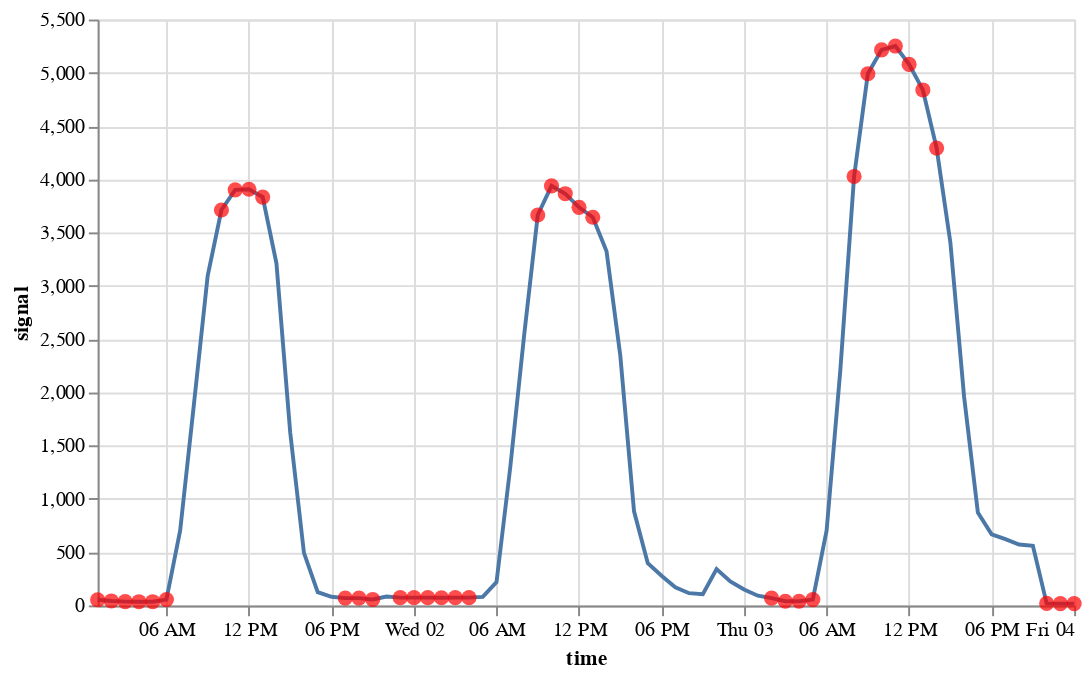

Source (notebook cell):
### Code cell
on.plots.anomalies(test[:72], detected_test[:72])

### Figure 1 — Vega specification as saved in the notebook (floating-point values rounded to 4 significant figures)
{"$schema": "https://vega.github.io/schema/vega/v5.json", "data": [{"name": "source_0", "values": [{"anomaly": 1.0, "signal": 53.0, "time": "2015-09-01T01:00:00.000"}, {"anomaly": 1.0, "signal": 42.0, "time": "2015-09-01T02:00:00.000"}, {"anomaly": 1.0, "signal": 36.0, "time": "2015-09-01T03:00:00.000"}, {"anomaly": 1.0, "signal": 35.0, "time": "2015-09-01T04:00:00.000"}, {"anomaly": 1.0, "signal": 35.0, "time": "2015-09-01T05:00:00.000"}, {"anomaly": 1.0, "signal": 55.0, "time": "2015-09-01T06:00:00.000"}, {"anomaly": 0.0, "signal": 704.0, "time": "2015-09-01T07:00:00.000"}, {"anomaly": 0.0, "signal": 1889.0, "time": "2015-09-01T08:00:00.000"}, {"anomaly": 0.0, "signal": 3095.0, "time": "2015-09-01T09:00:00.000"}, {"anomaly": 1.0, "signal": 3712.0, "time": "2015-09-01T10:00:00.000"}, {"anomaly": 1.0, "signal": 3901.0, "time": "2015-09-01T11:00:00.000"}, {"anomaly": 1.0, "signal": 3907.0, "time": "2015-09-01T12:00:00.000"}, {"anomaly": 1.0, "signal": 3833.0, "time": "2015-09-01T13:00:00.000"}, {"anomaly": 0.0, "signal": 3211.0, "time": "2015-09-01T14:00:00.000"}, {"anomaly": 0.0, "signal": 1624.0, "time": "2015-09-01T15:00:00.000"}, {"anomaly": 0.0, "signal": 493.0, "time": "2015-09-01T16:00:00.000"}, {"anomaly": 0.0, "signal": 125.0, "time": "2015-09-01T17:00:00.000"}, {"anomaly": 0.0, "signal": 81.0, "time": "2015-09-01T18:00:00.000"}, {"anomaly": 1.0, "signal": 69.0, "time": "2015-09-01T19:00:00.000"}, {"anomaly": 1.0, "signal": 69.0, "time": "2015-09-01T20:00:00.000"}, {"anomaly": 1.0, "signal": 56.0, "time": "2015-09-01T21:00:00.000"}, {"anomaly": 0.0, "signal": 84.0, "time": "2015-09-01T22:00:00.000"}, {"anomaly": 1.0, "signal": 73.0, "time": "2015-09-01T23:00:00.000"}, {"anomaly": 1.0, "signal": 73.0, "time": "2015-09-02T00:00:00.000"}, {"anomaly": 1.0, "signal": 73.0, "time": "2015-09-02T01:00:00.000"}, {"anomaly": 1.0, "signal": 72.0, "time": "2015-09-02T02:00:00.000"}, {"anomaly": 1.0, "signal": 73.0, "time": "2015-09-02T03:00:00.000"}, {"anomaly": 1.0, "signal": 73.0, "time": "2015-09-02T04:00:00.000"}, {"anomaly": 0.0, "signal": 80.0, "time": "2015-09-02T05:00:00.000"}, {"anomaly": 0.0, "signal": 218.0, "time": "2015-09-02T06:00:00.000"}, {"anomaly": 0.0, "signal": 1296.0, "time": "2015-09-02T07:00:00.000"}, {"anomaly": 0.0, "signal": 2524.0, "time": "2015-09-02T08:00:00.000"}, {"anomaly": 1.0, "signal": 3665.0, "time": "2015-09-02T09:00:00.000"}, {"anomaly": 1.0, "signal": 3939.0, "time": "2015-09-02T10:00:00.000"}, {"anomaly": 1.0, "signal": 3865.0, "time": "2015-09-02T11:00:00.000"}, {"anomaly": 1.0, "signal": 3737.0, "time": "2015-09-02T12:00:00.000"}, {"anomaly": 1.0, "signal": 3644.0, "time": "2015-09-02T13:00:00.000"}, {"anomaly": 0.0, "signal": 3325.0, "time": "2015-09-02T14:00:00.000"}, {"anomaly": 0.0, "signal": 2346.0, "time": "2015-09-02T15:00:00.000"}, {"anomaly": 0.0, "signal": 883.0, "time": "2015-09-02T16:00:00.000"}, {"anomaly": 0.0, "signal": 396.0, "time": "2015-09-02T17:00:00.000"}, {"anomaly": 0.0, "signal": 279.0, "time": "2015-09-02T18:00:00.000"}, {"anomaly": 0.0, "signal": 171.0, "time": "2015-09-02T19:00:00.000"}, {"anomaly": 0.0, "signal": 115.0, "time": "2015-09-02T20:00:00.000"}, {"anomaly": 0.0, "signal": 105.0, "time": "2015-09-02T21:00:00.000"}, {"anomaly": 0.0, "signal": 341.0, "time": "2015-09-02T22:00:00.000"}, {"anomaly": 0.0, "signal": 225.0, "time": "2015-09-02T23:00:00.000"}, {"anomaly": 0.0, "signal": 149.0, "time": "2015-09-03T00:00:00.000"}, {"anomaly": 0.0, "signal": 91.0, "time": "2015-09-03T01:00:00.000"}, {"anomaly": 1.0, "signal": 68.0, "time": "2015-09-03T02:00:00.000"}, {"anomaly": 1.0, "signal": 39.0, "time": "2015-09-03T03:00:00.000"}, {"anomaly": 1.0, "signal": 39.0, "time": "2015-09-03T04:00:00.000"}, {"anomaly": 1.0, "signal": 55.0, "time": "2015-09-03T05:00:00.000"}, {"anomaly": 0.0, "signal": 702.0, "time": "2015-09-03T06:00:00.000"}, {"anomaly": 0.0, "signal": 2210.0, "time": "2015-09-03T07:00:00.000"}, {"anomaly": 1.0, "signal": 4027.0, "time": "2015-09-03T08:00:00.000"}, {"anomaly": 1.0, "signal": 4991.0, "time": "2015-09-03T09:00:00.000"}, {"anomaly": 1.0, "signal": 5215.0, "time": "2015-09-03T10:00:00.000"}, {"anomaly": 1.0, "signal": 5251.0, "time": "2015-09-03T11:00:00.000"}, {"anomaly": 1.0, "signal": 5079.0, "time": "2015-09-03T12:00:00.000"}, {"anomaly": 1.0, "signal": 4839.0, "time": "2015-09-03T13:00:00.000"}, {"anomaly": 1.0, "signal": 4293.0, "time": "2015-09-03T14:00:00.000"}, {"anomaly": 0.0, "signal": 3408.0, "time": "2015-09-03T15:00:00.000"}, {"anomaly": 0.0, "signal": 1957.0, "time": "2015-09-03T16:00:00.000"}, {"anomaly": 0.0, "signal": 872.0, "time": "2015-09-03T17:00:00.000"}, {"anomaly": 0.0, "signal": 668.0, "time": "2015-09-03T18:00:00.000"}, {"anomaly": 0.0, "signal": 622.0, "time": "2015-09-03T19:00:00.000"}, {"anomaly": 0.0, "signal": 572.0, "time": "2015-09-03T20:00:00.000"}, {"anomaly": 0.0, "signal": 560.0, "time": "2015-09-03T21:00:00.000"}, {"anomaly": 1.0, "signal": 19.0, "time": "2015-09-03T22:00:00.000"}, {"anomaly": 1.0, "signal": 17.0, "time": "2015-09-03T23:00:00.000"}, {"anomaly": 1.0, "signal": 17.0, "time": "2015-09-04T00:00:00.000"}], "transform": [{"type": "formula", "expr": "toDate(datum['time'])", "as": "time"}]}, {"name": "data_0", "values": [{"signal": 53.0, "time": "2015-09-01T01:00:00.000"}, {"signal": 42.0, "time": "2015-09-01T02:00:00.000"}, {"signal": 36.0, "time": "2015-09-01T03:00:00.000"}, {"signal": 35.0, "time": "2015-09-01T04:00:00.000"}, {"signal": 35.0, "time": "2015-09-01T05:00:00.000"}, {"signal": 55.0, "time": "2015-09-01T06:00:00.000"}, {"signal": 3712.0, "time": "2015-09-01T10:00:00.000"}, {"signal": 3901.0, "time": "2015-09-01T11:00:00.000"}, {"signal": 3907.0, "time": "2015-09-01T12:00:00.000"}, {"signal": 3833.0, "time": "2015-09-01T13:00:00.000"}, {"signal": 69.0, "time": "2015-09-01T19:00:00.000"}, {"signal": 69.0, "time": "2015-09-01T20:00:00.000"}, {"signal": 56.0, "time": "2015-09-01T21:00:00.000"}, {"signal": 73.0, "time": "2015-09-01T23:00:00.000"}, {"signal": 73.0, "time": "2015-09-02T00:00:00.000"}, {"signal": 73.0, "time": "2015-09-02T01:00:00.000"}, {"signal": 72.0, "time": "2015-09-02T02:00:00.000"}, {"signal": 73.0, "time": "2015-09-02T03:00:00.000"}, {"signal": 73.0, "time": "2015-09-02T04:00:00.000"}, {"signal": 3665.0, "time": "2015-09-02T09:00:00.000"}, {"signal": 3939.0, "time": "2015-09-02T10:00:00.000"}, {"signal": 3865.0, "time": "2015-09-02T11:00:00.000"}, {"signal": 3737.0, "time": "2015-09-02T12:00:00.000"}, {"signal": 3644.0, "time": "2015-09-02T13:00:00.000"}, {"signal": 68.0, "time": "2015-09-03T02:00:00.000"}, {"signal": 39.0, "time": "2015-09-03T03:00:00.000"}, {"signal": 39.0, "time": "2015-09-03T04:00:00.000"}, {"signal": 55.0, "time": "2015-09-03T05:00:00.000"}, {"signal": 4027.0, "time": "2015-09-03T08:00:00.000"}, {"signal": 4991.0, "time": "2015-09-03T09:00:00.000"}, {"signal": 5215.0, "time": "2015-09-03T10:00:00.000"}, {"signal": 5251.0, "time": "2015-09-03T11:00:00.000"}, {"signal": 5079.0, "time": "2015-09-03T12:00:00.000"}, {"signal": 4839.0, "time": "2015-09-03T13:00:00.000"}, {"signal": 4293.0, "time": "2015-09-03T14:00:00.000"}, {"signal": 19.0, "time": "2015-09-03T22:00:00.000"}, {"signal": 17.0, "time": "2015-09-03T23:00:00.000"}, {"signal": 17.0, "time": "2015-09-04T00:00:00.000"}], "transform": [{"type": "formula", "expr": "toDate(datum['time'])", "as": "time"}]}], "marks": [{"type": "line", "name": "layer_0_marks", "from": {"data": "source_0"}, "sort": {"field": "datum[\"time\"]"}, "encode": {"update": {"defined": {"signal": "isValid(datum[\"time\"]) && isFinite(+datum[\"time\"]) && isValid(datum[\"signal\"]) && isFinite(+datum[\"signal\"])"}, "description": {"signal": "\"time: \" + (timeFormat(datum[\"time\"], '%b %d, %Y')) + \"; signal: \" + (format(datum[\"signal\"], \"\"))"}, "x": {"field": "time", "scale": "x"}, "stroke": {"value": "#4c78a8"}, "y": {"field": "signal", "scale": "y"}}}, "style": ["line"]}, {"type": "symbol", "name": "layer_1_marks", "from": {"data": "data_0"}, "encode": {"update": {"opacity": {"value": 0.7}, "ariaRoleDescription": {"value": "circle"}, "description": {"signal": "\"time: \" + (timeFormat(datum[\"time\"], '%b %d, %Y')) + \"; signal: \" + (format(datum[\"signal\"], \"\"))"}, "fill": {"value": "red"}, "size": {"value": 60}, "shape": {"value": "circle"}, "x": {"field": "time", "scale": "x"}, "y": {"field": "signal", "scale": "y"}}}, "style": ["circle"]}], "scales": [{"name": "x", "type": "time", "domain": {"fields": [{"data": "source_0", "field": "time"}, {"data": "data_0", "field": "time"}]}, "range": [0, {"signal": "width"}]}, {"name": "y", "type": "linear", "domain": {"fields": [{"data": "source_0", "field": "signal"}, {"data": "data_0", "field": "signal"}]}, "range": [{"signal": "height"}, 0], "zero": true, "nice": true}], "axes": [{"scale": "x", "grid": true, "tickCount": {"signal": "ceil(width/40)"}, "maxExtent": 0, "domain": false, "aria": false, "gridScale": "y", "labels": false, "orient": "bottom", "ticks": false, "minExtent": 0, "zindex": 0}, {"scale": "y", "domain": false, "tickCount": {"signal": "ceil(height/40)"}, "grid": true, "orient": "left", "ticks": false, "zindex": 0, "minExtent": 0, "gridScale": "x", "aria": false, "labels": false, "maxExtent": 0}, {"scale": "x", "grid": false, "title": "time", "orient": "bottom", "labelFlush": true, "labelOverlap": true, "tickCount": {"signal": "ceil(width/40)"}, "zindex": 0}, {"scale": "y", "title": "signal", "zindex": 0, "orient": "left", "labelOverlap": true, "tickCount": {"signal": "ceil(height/40)"}, "grid": false}], "padding": 5, "height": 300, "width": 500, "style": "cell", "background": "white"}
